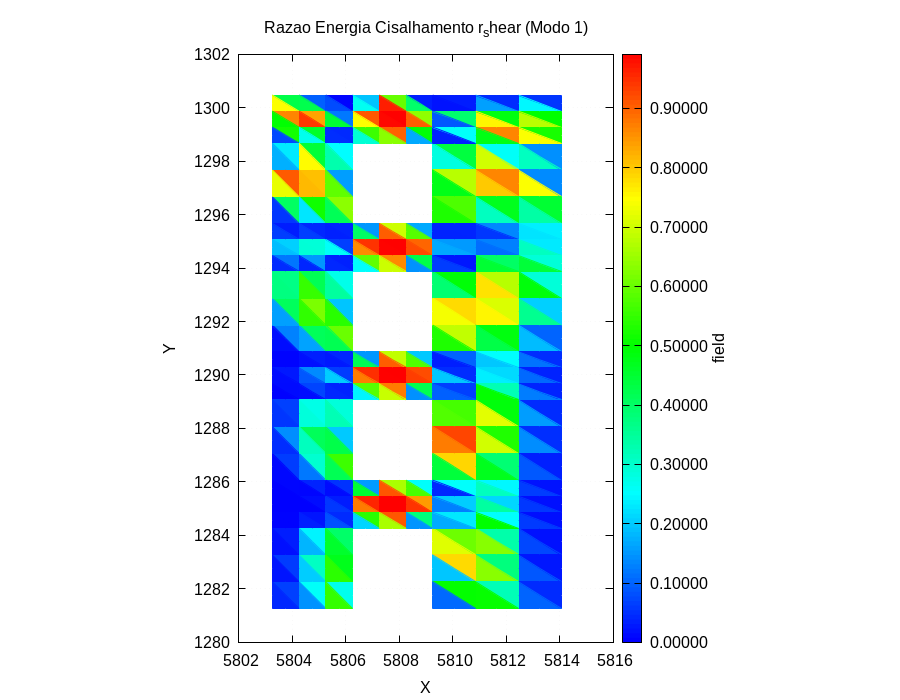

This figure's gnuplot source:
reset
set terminal pngcairo size 900,700 enhanced font 'Arial,12'
set output 'output_gnuplot/locking_rshear_mode1.png'
set title 'Razao Energia Cisalhamento r_shear (Modo 1)'
set xlabel 'X'
set ylabel 'Y'
set size ratio -1
set grid lc rgb '#e0e0e0' dt 2
set palette defined (0 'blue', 0.25 'cyan', 0.5 'green', 0.75 'yellow', 1 'red')
set colorbox
set cbrange [  1.831672E-05:  9.914882E-01]
set cblabel 'field'
plot 'output_gnuplot/locking_rshear_mode1.dat' using 1:2:3 with filledcurves closed lc palette title ''
